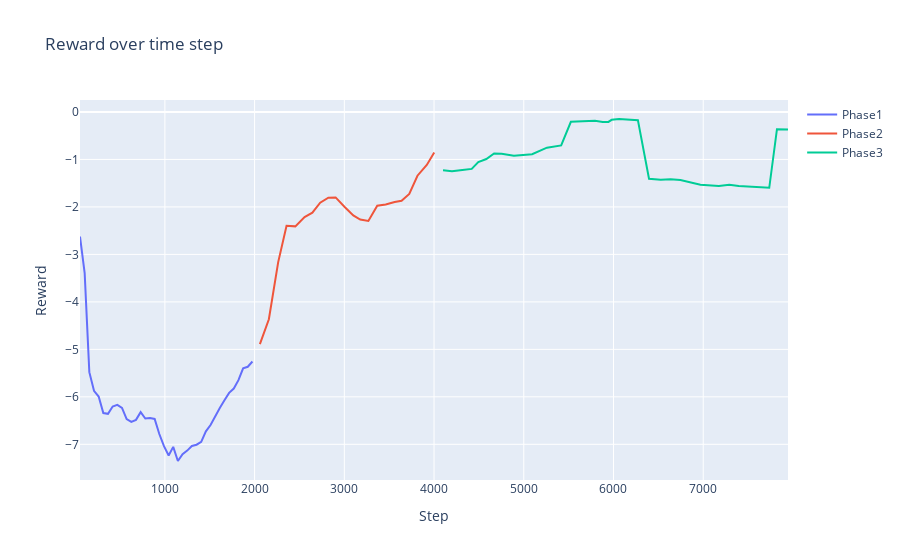

This figure's notebook cell:
### Code cell
import pandas as pd
import plotly.graph_objs as go

# Load data from Excel into a pandas DataFrame
df = pd.read_excel('TrainingParameter.xlsx', sheet_name='Sheet1')  # Replace 'Sheet1' with your sheet name if different

# Create traces for each phase
trace1 = go.Scatter(x=df['Step'], y=df['Phase1'], mode='lines', name='Phase1')
trace2 = go.Scatter(x=df['Step'], y=df['Phase2'], mode='lines', name='Phase2')
trace3 = go.Scatter(x=df['Step'], y=df['Phase3'], mode='lines', name='Phase3')

# Create layout for the chart
layout = go.Layout(
    title='Reward over time step',
    xaxis=dict(title='Step'),
    yaxis=dict(title='Reward'),
    hovermode='closest'
)

# Create figure and add traces
fig = go.Figure(data=[trace1, trace2, trace3], layout=layout)

# Show the plot (optional)
fig.show()

### Figure 1 — Plotly figure (JSON) as saved in the notebook; plotly's stock layout.template omitted (floating-point values rounded to 4 significant figures)
{"data": [{"mode": "lines", "name": "Phase1", "type": "scatter", "x": [54, 106, 158, 210, 262, 314, 366, 418, 470, 522, 574, 626, 678, 730, 782, 834, 886, 938, 990, 1042, 1093, 1145, 1197, 1249, 1301, 1353, 1405, 1457, 1509, 1561, 1612, 1664, 1716, 1768, 1820, 1872, 1924, 1976, 2059, 2159, 2263, 2356, 2454, 2557, 2644, 2731, 2822, 2903, 3004, 3100, 3177, 3268, 3367, 3461, 3561, 3638, 3724, 3815, 3919, 4002, 4100, 4200, 4315, 4420, 4493, 4583, 4669, 4753, 4890, 5093, 5258, 5417, 5525, 5638, 5688, 5794, 5880, 5943, 5980, 6062, 6272, 6396, 6526, 6637, 6746, 6969, 7175, 7290, 7396, 7574, 7736, 7822, 7945], "y": [-2.624, -3.396, -5.48, -5.874, -5.993, -6.341, -6.359, -6.205, -6.169, -6.233, -6.469, -6.529, -6.486, -6.322, -6.457, -6.447, -6.465, -6.783, -7.039, -7.236, -7.054, -7.351, -7.206, -7.132, -7.035, -7.009, -6.948, -6.725, -6.593, -6.406, -6.233, -6.072, -5.917, -5.826, -5.649, -5.399, -5.367, -5.256, null, null, null, null, null, null, null, null, null, null, null, null, null, null, null, null, null, null, null, null, null, null, null, null, null, null, null, null, null, null, null, null, null, null, null, null, null, null, null, null, null, null, null, null, null, null, null, null, null, null, null, null, null, null, null]}, {"mode": "lines", "name": "Phase2", "type": "scatter", "x": [54, 106, 158, 210, 262, 314, 366, 418, 470, 522, 574, 626, 678, 730, 782, 834, 886, 938, 990, 1042, 1093, 1145, 1197, 1249, 1301, 1353, 1405, 1457, 1509, 1561, 1612, 1664, 1716, 1768, 1820, 1872, 1924, 1976, 2059, 2159, 2263, 2356, 2454, 2557, 2644, 2731, 2822, 2903, 3004, 3100, 3177, 3268, 3367, 3461, 3561, 3638, 3724, 3815, 3919, 4002, 4100, 4200, 4315, 4420, 4493, 4583, 4669, 4753, 4890, 5093, 5258, 5417, 5525, 5638, 5688, 5794, 5880, 5943, 5980, 6062, 6272, 6396, 6526, 6637, 6746, 6969, 7175, 7290, 7396, 7574, 7736, 7822, 7945], "y": [null, null, null, null, null, null, null, null, null, null, null, null, null, null, null, null, null, null, null, null, null, null, null, null, null, null, null, null, null, null, null, null, null, null, null, null, null, null, -4.888, -4.365, -3.163, -2.399, -2.409, -2.214, -2.121, -1.91, -1.804, -1.8, -2.0, -2.18, -2.265, -2.295, -1.976, -1.949, -1.898, -1.87, -1.726, -1.343, -1.116, -0.8551, null, null, null, null, null, null, null, null, null, null, null, null, null, null, null, null, null, null, null, null, null, null, null, null, null, null, null, null, null, null, null, null, null]}, {"mode": "lines", "name": "Phase3", "type": "scatter", "x": [54, 106, 158, 210, 262, 314, 366, 418, 470, 522, 574, 626, 678, 730, 782, 834, 886, 938, 990, 1042, 1093, 1145, 1197, 1249, 1301, 1353, 1405, 1457, 1509, 1561, 1612, 1664, 1716, 1768, 1820, 1872, 1924, 1976, 2059, 2159, 2263, 2356, 2454, 2557, 2644, 2731, 2822, 2903, 3004, 3100, 3177, 3268, 3367, 3461, 3561, 3638, 3724, 3815, 3919, 4002, 4100, 4200, 4315, 4420, 4493, 4583, 4669, 4753, 4890, 5093, 5258, 5417, 5525, 5638, 5688, 5794, 5880, 5943, 5980, 6062, 6272, 6396, 6526, 6637, 6746, 6969, 7175, 7290, 7396, 7574, 7736, 7822, 7945], "y": [null, null, null, null, null, null, null, null, null, null, null, null, null, null, null, null, null, null, null, null, null, null, null, null, null, null, null, null, null, null, null, null, null, null, null, null, null, null, null, null, null, null, null, null, null, null, null, null, null, null, null, null, null, null, null, null, null, null, null, null, -1.23, -1.25, -1.22, -1.199, -1.054, -0.9919, -0.8749, -0.8822, -0.9201, -0.8894, -0.7529, -0.7056, -0.2071, -0.2023, -0.189, -0.1863, -0.2109, -0.2102, -0.166, -0.1483, -0.1721, -1.408, -1.427, -1.416, -1.434, -1.535, -1.561, -1.534, -1.56, -1.586, -1.597, -0.3624, -0.3673]}], "layout": {"hovermode": "closest", "title": {"text": "Reward over time step"}, "xaxis": {"title": {"text": "Step"}}, "yaxis": {"title": {"text": "Reward"}}}}
